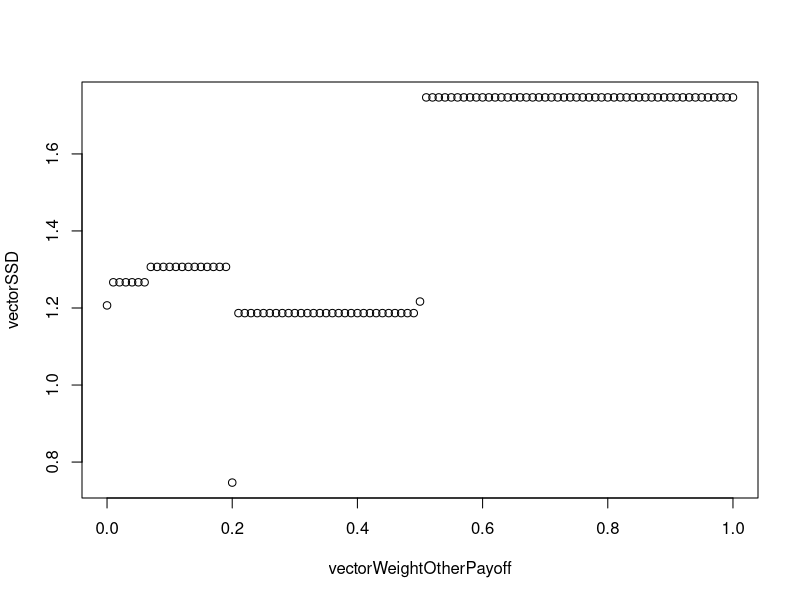
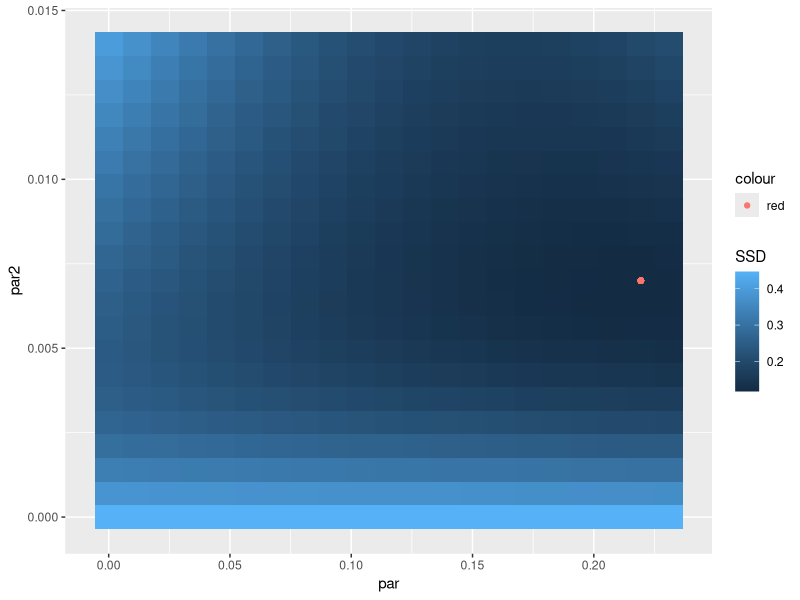

Write the R code that produced these figures, in order.
## ---- chunk 1
# install.packages("tidyverse")
library(tidyverse)
library(purrr)
library(tidyr)
## ---- chunk 2
# Spalten der Tabelle als Vektoren erstellen
Game <- c("Berk29", "Barc2", "Berk17", "Berk23", "Barc8", "Berk15", "Berk26")
LeftPayoffA <- c(400, 400, 400, 800, 300, 200, 0)
LeftPayoffB <- c(400, 400, 400, 200, 600, 700, 800)
RightPayoffA <- c(750, 750, 750, 0, 700, 600, 400) 
RightPayoffB <- c(400, 375, 375, 0, 500, 600, 400)
ObsProbRight <- c(.69, .48, .50, 0, .33, .73, .22)

# Vektoren in eine Tabelle packen
dataRaw <- data.frame(Game, 
                   LeftPayoffA, 
                   LeftPayoffB, 
                   RightPayoffA, 
                   RightPayoffB, 
                   ObsProbRight)

# Die Rohdaten ausgeben
print(dataRaw)
## ---- chunk 3
# Nutzenfunktion definieren
Utility <- function(ownPayoff, # Input1
                    weightOtherPayoff,# Input2
                    otherPayoff) { # Input3
  weightOwnPayoff <- 1 - weightOtherPayoff # Calculation
  return(weightOtherPayoff * otherPayoff + weightOwnPayoff * ownPayoff) # Output
}

# Anwendung der Nutzenfunktion
Utility(ownPayoff = 5,
        weightOtherPayoff = 0.5,
        otherPayoff = 40)
## ---- chunk 4
# Das Gewicht, das Spieler B auf die Auszahlung von Spieler A legt
parameter = .2

# Berechnung der Nutzen von Spieler B für die Alternativen Left und Right
# Berechnung der vorhergesagten Wahlwahrscheinlichkeit für die Alternative Right
# Berechung der quadrierten Abweichungen zwischen vorhergesagten Wahlwahrscheinlichkeiten und der beobachteten Wahlwahrscheinlichkeiten bzw. Frequenzen
dataFix <- dataRaw %>% 
  mutate(LeftUtilityB = Utility(ownPayoff = LeftPayoffB, 
                                weightOtherPayoff = parameter,
                                otherPayoff = LeftPayoffA),
         RightUtilityB = Utility(ownPayoff = RightPayoffB, 
                                 weightOtherPayoff = parameter,
                                 otherPayoff = RightPayoffA)) %>% 
  mutate(PredProbRight = ifelse(test = RightUtilityB > LeftUtilityB, yes = 1, 
                                ifelse(test = RightUtilityB == LeftUtilityB, yes = .5, no = 0)),
         SquaredDiff = (ObsProbRight - PredProbRight)^2)

# Summe der quadrierten Abweichungen
sum(dataFix$SquaredDiff)

## ---- chunk 5
vectorWeightOtherPayoff <- 0:100 / 100
#vectorWeightOtherPayoff

vectorSSD = rep(NA, length(vectorWeightOtherPayoff))
count <- 1
for (parameter in vectorWeightOtherPayoff) {
dataEst <- dataRaw %>% 
  mutate(LeftUtilityB = Utility(ownPayoff = LeftPayoffB, 
                                weightOtherPayoff = parameter,
                                otherPayoff = LeftPayoffA),
         RightUtilityB = Utility(ownPayoff = RightPayoffB, 
                                 weightOtherPayoff = parameter,
                                 otherPayoff = RightPayoffA)) %>% 
  mutate(PredProbRight = ifelse(test = RightUtilityB > LeftUtilityB, yes = 1, 
                                ifelse(test = RightUtilityB == LeftUtilityB, yes = .5, no = 0)),
         SquaredDiff = (ObsProbRight - PredProbRight)^2)

SSD = sum(dataEst$SquaredDiff) # Sum of squared differences

vectorSSD[count] = SSD

count <- count + 1
}

dataEstimation <- data.frame(vectorWeightOtherPayoff, vectorSSD)
## ---- chunk 6
plot(dataEstimation)
## ---- chunk 7
dataEstimation
## ---- chunk 8
parameter = .2 # change to .2 and change to .21 - What do you observe?

dataEst <- dataRaw %>% 
  mutate(LeftUtilityB = Utility(ownPayoff = LeftPayoffB, 
                                weightOtherPayoff = parameter,
                                otherPayoff = LeftPayoffA),
         RightUtilityB = Utility(ownPayoff = RightPayoffB, 
                                 weightOtherPayoff = parameter,
                                 otherPayoff = RightPayoffA)) %>% 
  mutate(PredProbRight = ifelse(test = RightUtilityB > LeftUtilityB, yes = 1, 
                                ifelse(test = RightUtilityB == LeftUtilityB, yes = .5, no = 0)),
         SquaredDiff = (ObsProbRight - PredProbRight)^2)

dataEst
## ---- chunk 9
sumSqDiff <- function(parameter, parameter2){

dataEst <- dataRaw %>% 
  mutate(LeftUtilityB = Utility(ownPayoff = LeftPayoffB, 
                                weightOtherPayoff = parameter,
                                otherPayoff = LeftPayoffA),
         RightUtilityB = Utility(ownPayoff = RightPayoffB, 
                                 weightOtherPayoff = parameter,
                                 otherPayoff = RightPayoffA)) %>% 
  mutate(PredProbRight = exp(RightUtilityB * parameter2) / 
                        (exp(LeftUtilityB * parameter2) + exp(RightUtilityB * parameter2)),
         SquaredDiff = (ObsProbRight - PredProbRight)^2)

SSD = sum(dataEst$SquaredDiff) # Sum of squared differences is returned by function
}

print(sumSqDiff(parameter = .1, parameter2 = 0))
## ---- chunk 10
### Heatmap
myheatmap <- function(parameter, parameter2, dev){
# Grid
comparison_grid <- expand.grid(par = seq(parameter * (1 - dev),
                                         parameter * (1 + dev), 
                                         length.out = 21),
                               par2 = seq(parameter2 * (1 - dev),
                                         parameter2 * (1 + dev), 
                                         length.out = 21)) %>%
  group_by(par, par2) %>%
  nest()

# Results
grid_results <-
  comparison_grid %>%
  mutate(SSD = map2(par, par2, ~sumSqDiff(parameter = .x, parameter2 = .y))) %>% 
  unnest(cols = SSD) %>% 
  arrange(SSD)

# Best fitting paramters
opt_par <- grid_results$par[1]
opt_par2 <- grid_results$par2[1]

# Heatmap
ggplot(data = grid_results) + 
  geom_tile(aes(x = par, y = par2, fill = SSD)) +
  geom_point(aes(x = opt_par, y = opt_par2, color = "red"))
}
## ---- chunk 11
myheatmap(parameter = 0.1154826, # Gewicht auf Auszahlung von A
          parameter2 = .007, # Gamma (Wie stark richte ich mich nach meinen Präferenzen? 0 = Random Choice , hohes Gamma = Nutzenmaximierung)
          dev = 1)
## ---- chunk 12
#help(optim)

sumSqDiff2 <- function(par){
  parameter <- par[1]
  parameter2 <- par[2]

dataEst <- dataRaw %>% 
  mutate(LeftUtilityB = Utility(ownPayoff = LeftPayoffB, 
                                weightOtherPayoff = parameter,
                                otherPayoff = LeftPayoffA),
         RightUtilityB = Utility(ownPayoff = RightPayoffB, 
                                 weightOtherPayoff = parameter,
                                 otherPayoff = RightPayoffA)) %>% 
  mutate(PredProbRight = exp(RightUtilityB * parameter2) / 
                        (exp(LeftUtilityB * parameter2) + exp(RightUtilityB * parameter2)),
         SquaredDiff = (ObsProbRight - PredProbRight)^2)

SSD = sum(dataEst$SquaredDiff) # Sum of squared differences is returned by function
}

optim(par = c(0, .1), fn = sumSqDiff2)
